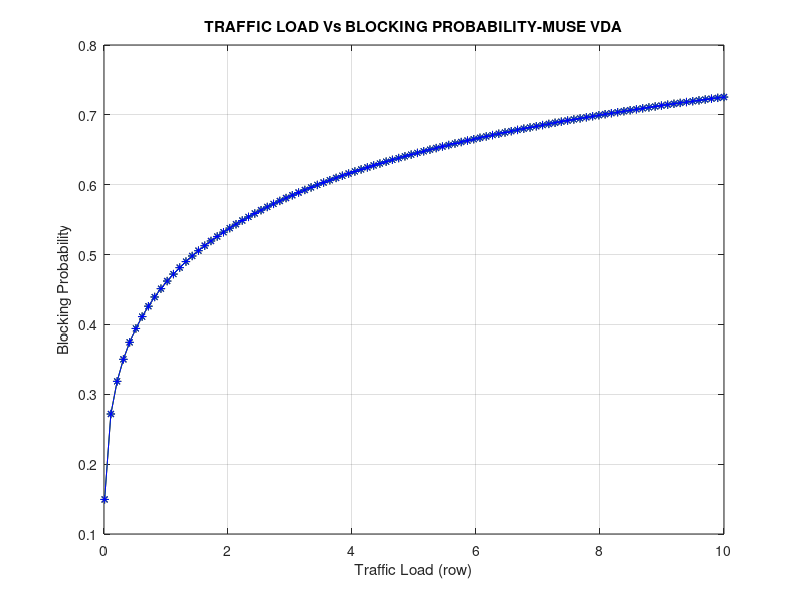

This figure's MATLAB source: (Note: this script raises an error after producing the figure.)
clc;
clear all;
close all;

% BLOCKING PROBABILITY-  MUSE VDA



%lamda=input('Enter the arrival rate of service requests per minute =');
%mu=input('Enter the departure rate of service requests per minute=');
Nn=input('Enter the No. of users (1-1000)= ');
lamda=linspace(1,1000);
mu=100;
row=lamda./mu;
%row=logspace(0.1,10);
disp('traffic load row is');
disp(row);

% NETWORK 1

rn1=input('Percentage of total request that will go to Network-1 = ');
%rn1=40;
N1=(rn1/100)*Nn;
%disp('N1 is');
%disp(N1);

row1=rn1.*row/100;
disp('traffic load of Network-1 is - row1 ')
disp(row1);

nume1=(row1.^N1).*(1-row1);
%disp('nume')
%disp(nume1);

pow1=row1.^(N1+1);
%disp('pow');
%disp(pow1);

deno1=1-(pow1);
%disp('deno');
%disp(deno1)

Pb1=nume1./deno1;
disp('BLOCKING PROBABILITY OF NETWORK-1 IS ');
disp(Pb1);


% NETWORK 2

rn2=input('Percentage of total request that will go to Network-2 = ');

%rn2=30;
N2=(rn2/100)*Nn;

row2=rn2.*row/100;
disp('traffic load of Network-1 is - row1 ')
disp(row2);

nume2=(row2.^N2).*(1-row2);
%disp('nume')
%disp(nume2);

pow2=row2.^(N2+1);
%disp('pow');
%disp(pow2);

deno2=1-(pow2);
%disp('deno');
%disp(deno2)

Pb2=nume2./deno2;
disp('BLOCKING PROBABILITY OF NETWORK-2 IS ');
disp(Pb2);


% NETWORK 3

rn3=input('Percentage of total request that will go to Network-3 = ');

%rn3=10;
N3=(rn3/100)*Nn;
row3=rn3.*row/100;
disp('traffic load of Network-1 is - row1 ')
disp(row3);

nume3=(row3.^N3).*(1-row3);
%disp('nume')
%disp(nume3);

pow3=row3.^(N3+1);
%disp('pow');
%disp(pow3);

deno3=1-(pow3);
%disp('deno');
%disp(deno3)

Pb3=nume3./deno3;
disp('BLOCKING PROBABILITY OF NETWORK-3 IS ');
disp(Pb3);


plot(row,Pb1,'r*-',row,Pb2,'g*-',row,Pb3,'b*-')
title('TRAFFIC LOAD Vs BLOCKING PROBABILITY-MUSE VDA')
xlabel('Traffic Load (row)')
ylabel('Blocking Probability')
grid on
gtext({'Network1-Red'})
gtext({'Network2-Green'})
gtext({'Network3-Blue'})








